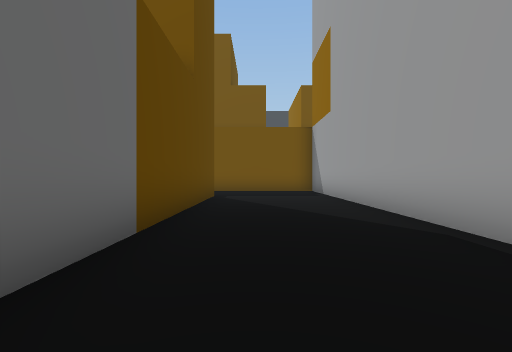
view 1 (above)

24 first-person views from a walk through a 3-D level made in the Unity game engine. The camera is 1.2 m above the floor, looks level and sees 85° across. The floor is counted in squares, 2 m on a side. Each view is taken from the middle of a square. On the plan, view 1 faces up. The plan holds only what a view shows up to about 9 squares ahead; the rest is blank. The place goes on beyond the plan.

view 2
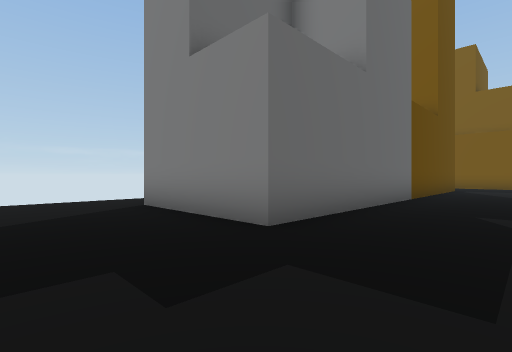

view 3
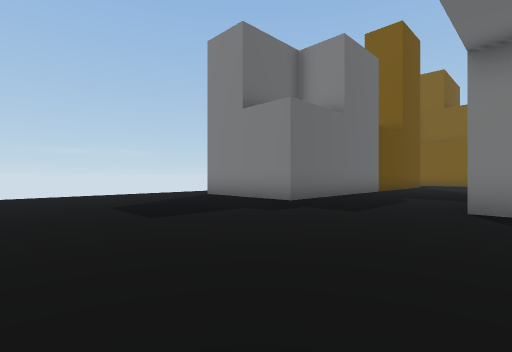

view 4
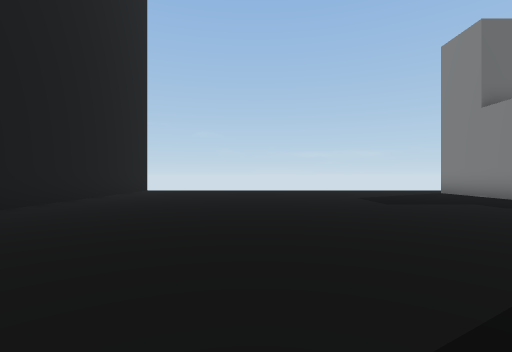

view 5
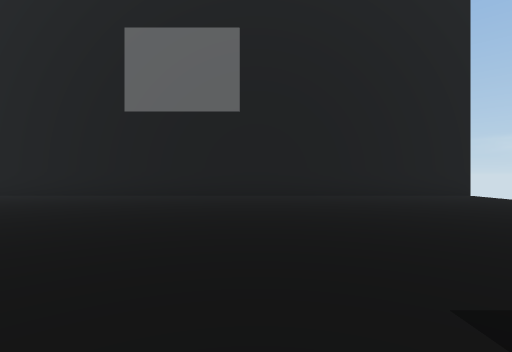

view 6
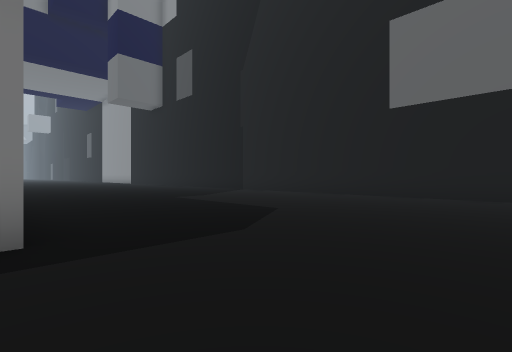

view 7
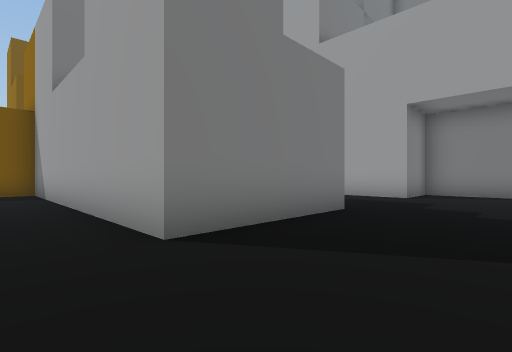

view 8
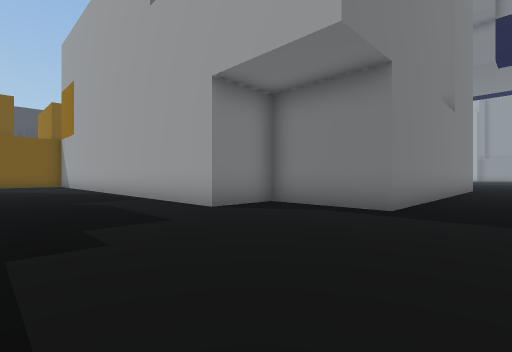

view 9
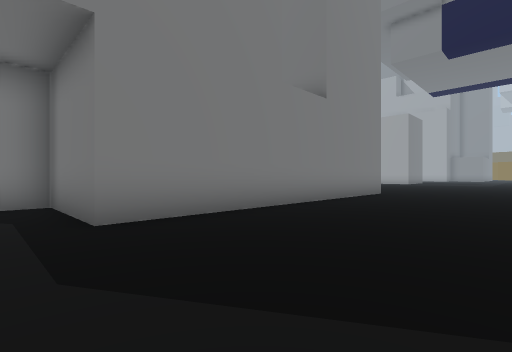

view 10
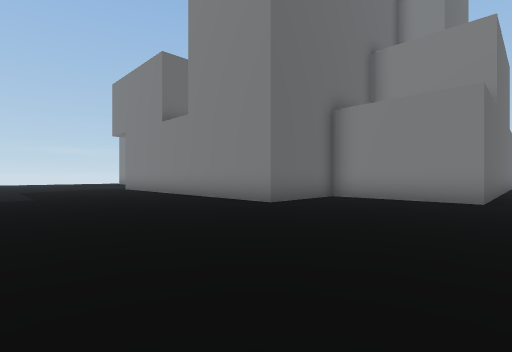

view 11
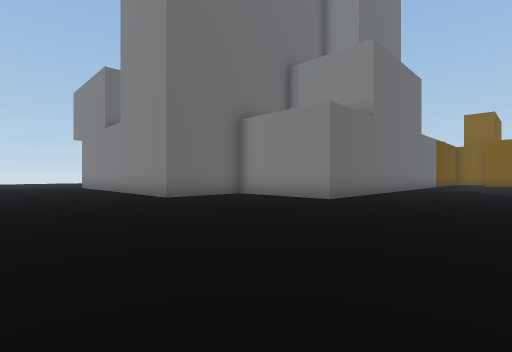

view 12
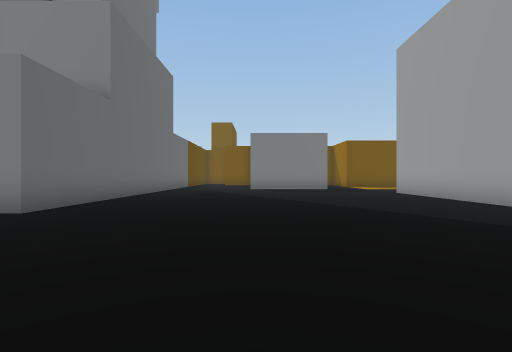

view 13
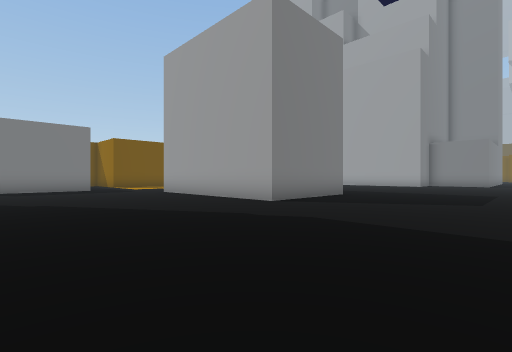

view 14
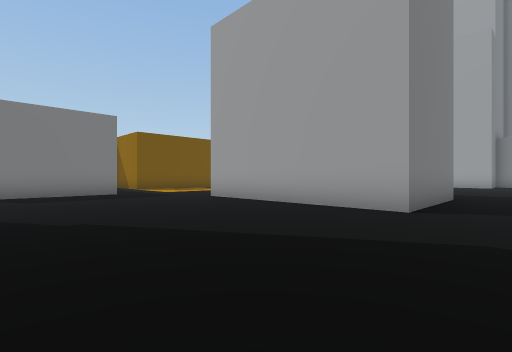

view 15
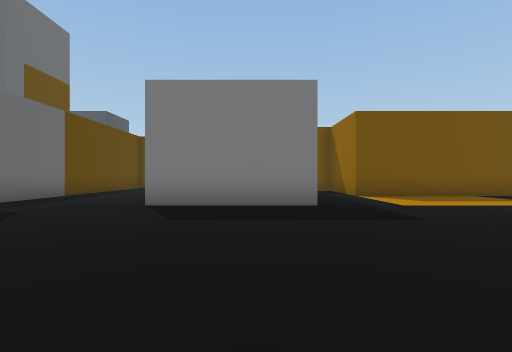

view 16
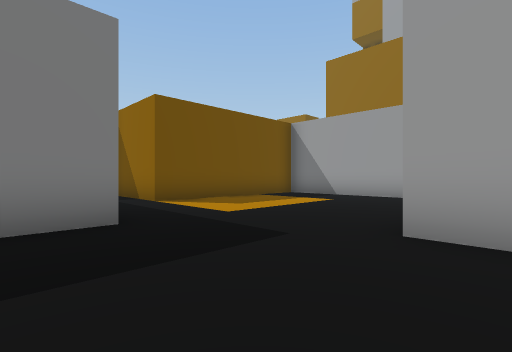

view 17
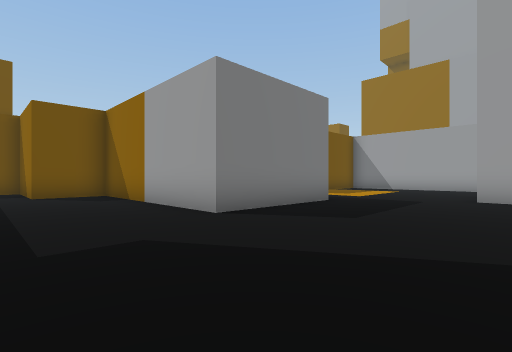

view 18
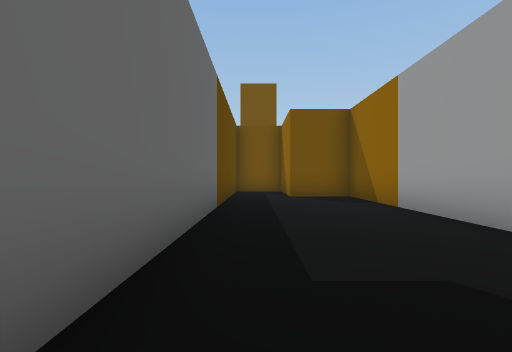

view 19
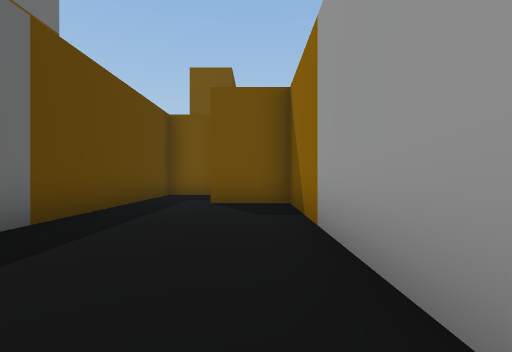

view 20
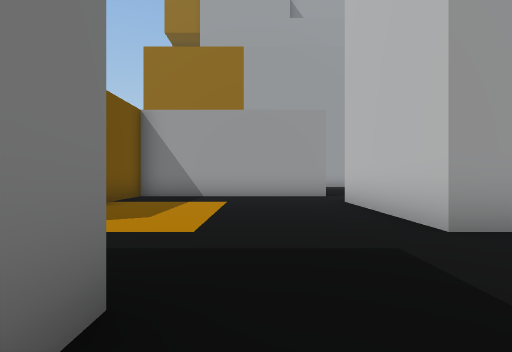

view 21
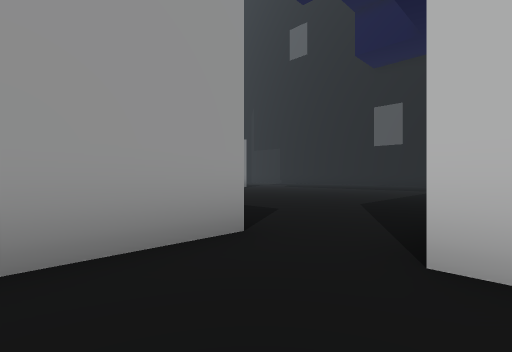

view 22
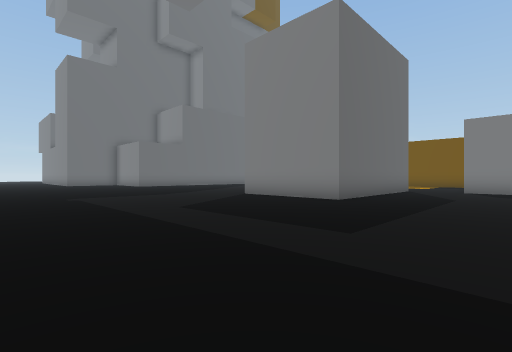

view 23
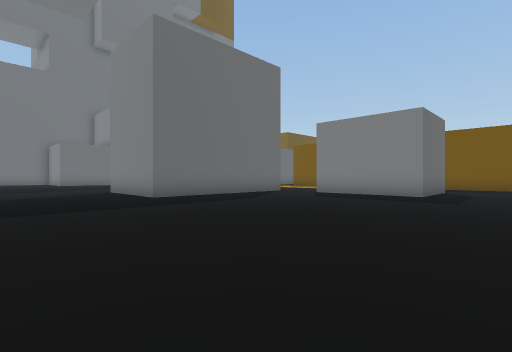

view 24
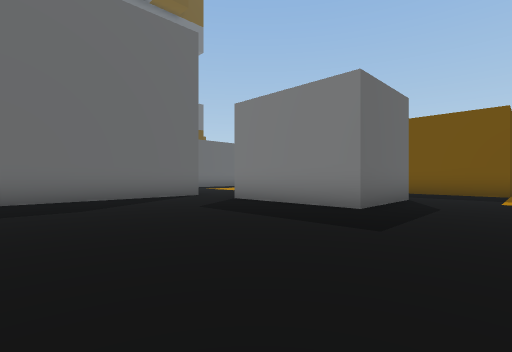

### Floor plan
Points are (right, up) in squares from view 1. A wall is a line through its corners. A room is listed if a view was taken in it or the views show most of it. See-through windows are left out.
Room 1 (views 1, 2, 3, 4, 5, 6, 7, 8, 9, 10, 11, 12, 13, 14, 15, 16, 17, 18, 19, 20, 22, 23, 24)
walls: (16.3, 2) (16.3, -2.5) (12.8, -2.5) (12.8, -5.3) (4, -5.3) (4, -2.5) (2.2, -2.5) (2.2, 9); (23.2, 5.7) (19.8, 5.7) (19.8, 11.1) (18, 11.1) (18, 13.6); (28.5, 2.9) (28.5, -2.5) (25, -2.5) (25, 2.9); (17.9, 13.9) (16.3, 13.9) (16.3, 3.8); (-1.3, 8.5) (-1.3, -2.5) (-4.8, -2.5) (-4.8, 5.7) (-5.6, 5.7); (33.8, 5.8) (33.8, 2.9) (30.2, 2.9); (-6.6, -13.5) (7.9, -13.5); (35.5, 9.1) (35.5, 8.4) (33.6, 8.4)
ways out: opening at (23.5, 4.5) to room 2; opening at (29.5, 3) to room 2
Room 2 (view 21)
walls: (25, 2.9) (28.5, 2.9); (30.2, 2.9) (30.2, 8.4) (25, 8.4) (25, 10.9)
ways out: opening at (23.5, 4.5) to room 1; opening at (29.5, 3) to room 1

Where each view was taken, in squares from view 1:
view 1: 0 up, 0 right, facing up
view 2: 5 down, 1 right, facing up-left
view 3: 8 down, 3 right, facing up-left
view 4: 9 down, 5 right, facing left
view 5: 5 down, 0 right, facing down
view 6: 5 down, 1 right, facing down-right
view 7: 5 down, 6 left, facing up-right
view 8: 7 down, 1 left, facing up-right
view 9: 9 down, 3 right, facing up-right
view 10: 10 down, 17 right, facing up-left
view 11: 9 down, 20 right, facing up-left
view 12: 7 down, 20 right, facing up
view 13: 7 down, 20 right, facing up-right
view 14: 4 down, 20 right, facing up-right
view 15: 0 up, 22 right, facing up
view 16: 2 up, 22 right, facing up-right
view 17: 2 up, 17 right, facing up-right
view 18: 3 up, 17 right, facing up
view 19: 5 up, 19 right, facing up
view 20: 5 up, 22 right, facing right
view 21: 5 up, 28 right, facing down-right
view 22: 9 down, 32 right, facing up-left
view 23: 6 down, 36 right, facing up-left
view 24: 2 down, 36 right, facing up-left
